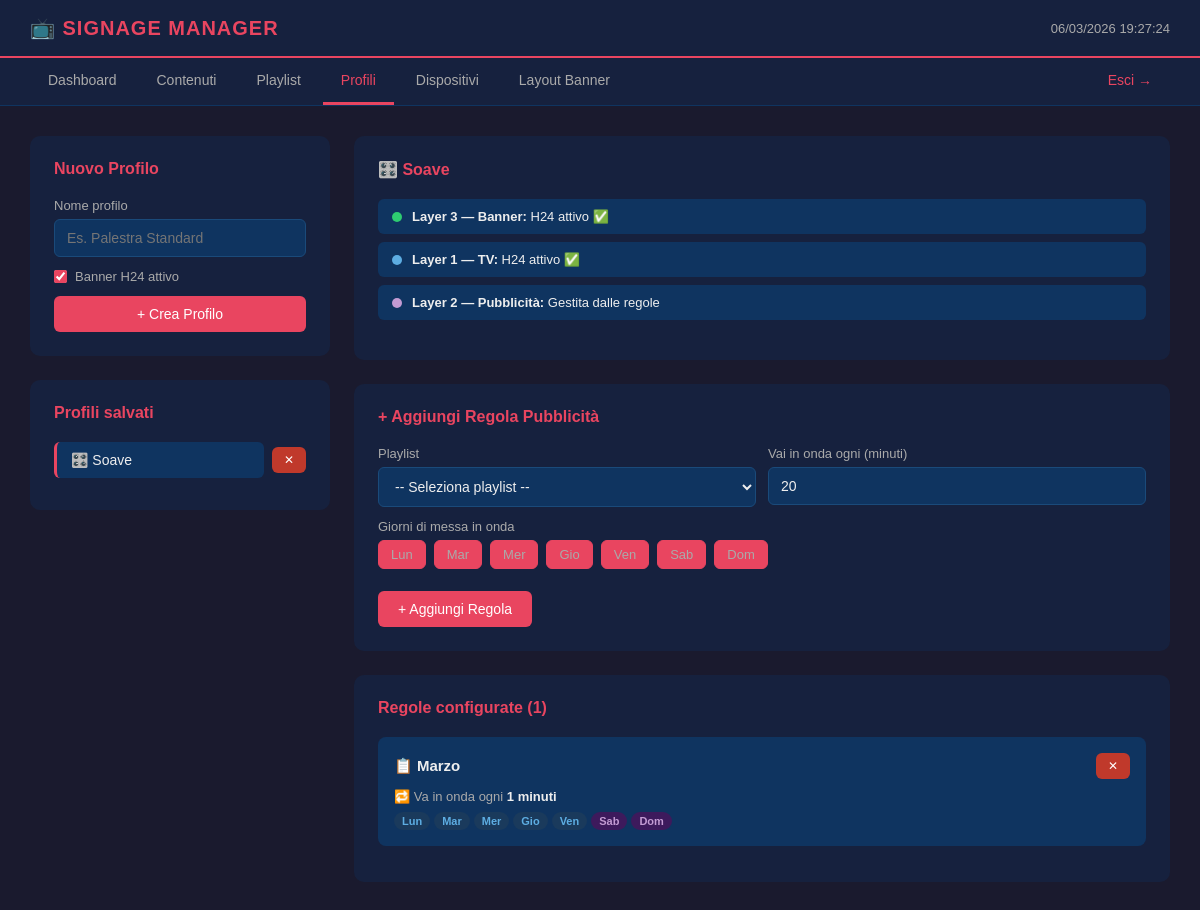
The app's page /profili.php?p=1 (signed in) with its own data.
### tables this page shows
CREATE TABLE profili (
    id INTEGER PRIMARY KEY AUTOINCREMENT,
    nome TEXT NOT NULL,
    banner_attivo INTEGER DEFAULT 1,
    creato_il DATETIME DEFAULT CURRENT_TIMESTAMP
);

CREATE TABLE profilo_regole (
    id INTEGER PRIMARY KEY AUTOINCREMENT,
    profilo_id INTEGER NOT NULL,
    playlist_id INTEGER NOT NULL,
    intervallo_minuti INTEGER DEFAULT 20,
    giorni TEXT DEFAULT '1,2,3,4,5,6,7',
    FOREIGN KEY(profilo_id) REFERENCES profili(id) ON DELETE CASCADE,
    FOREIGN KEY(playlist_id) REFERENCES playlist(id) ON DELETE CASCADE
);

CREATE TABLE playlist (
    id INTEGER PRIMARY KEY AUTOINCREMENT,
    nome TEXT NOT NULL,
    creato_il DATETIME DEFAULT CURRENT_TIMESTAMP
);

### profili.php (the view, shortened to what this page needs)
<?php
$db = getDB();
$profilo_attivo = isset($_GET['p']) ? intval($_GET['p']) : null;
$profili        = $db->query('SELECT * FROM profili ORDER BY creato_il DESC')->fetchAll(PDO::FETCH_ASSOC);
$regole = [];
if ($profilo_attivo) {
    $regole = $db->query("
        SELECT pr.*, p.nome as playlist_nome
        FROM profilo_regole pr
        JOIN playlist p ON p.id = pr.playlist_id
        WHERE pr.profilo_id = $profilo_attivo
        ORDER BY pr.id
    ")->fetchAll(PDO::FETCH_ASSOC);
}
$giorni_nomi = [1 => 'Lun', 2 => 'Mar', 3 => 'Mer', 4 => 'Gio', 5 => 'Ven', 6 => 'Sab', 7 => 'Dom'];
require_once 'includes/header.php';
?>
<div class="container" style="display:grid; grid-template-columns:300px 1fr; gap:24px;">
    <div>
        <div class="box">
            <h2>Nuovo Profilo</h2>
            <form method="POST">
                <label>Nome profilo</label>
                <input type="text" name="nome" placeholder="Es. Palestra Standard" required>
                <div style="display:flex; align-items:center; gap:8px; margin-bottom:12px;">
                    <input type="checkbox" name="banner_attivo" id="banner_attivo" checked
                           style="width:auto; margin:0; accent-color:#e94560;">
                    <label for="banner_attivo" style="margin:0;">Banner H24 attivo</label>
                </div>
                <button type="submit" class="btn btn-full">+ Crea Profilo</button>
            </form>
        </div>
        <div class="box">
            <h2>Profili salvati</h2>
            <?php if (empty($profili)): ?>
                <div class="vuoto">Nessun profilo ancora.</div>
            <?php else: ?>
                <?php foreach ($profili as $pr): ?>
                <div style="display:flex; gap:8px; margin-bottom:8px; align-items:center;">
                    <a href="/profili.php?p=<?php echo $pr['id']; ?>"
                       style="flex:1; display:flex; align-items:center; padding:10px 14px;
                              background:#0f3460; border-radius:6px; font-size:14px;
                              text-decoration:none; color:#eee;
                              border-left:3px solid <?php echo $profilo_attivo == $pr['id'] ? '#e94560' : 'transparent'; ?>;">
                        🎛️ <?php echo htmlspecialchars($pr['nome']); ?>
                    </a>
                    <a href="/profili.php?elimina_profilo=<?php echo $pr['id']; ?>"
                       class="btn btn-sm btn-danger"
                       onclick="return confirm('Eliminare questo profilo?')">✕</a>
                </div>
                <?php endforeach; ?>
            <?php endif; ?>
        </div>
    </div>
    <div>
        <?php if ($profilo_attivo):
            $pr_corrente = array_values(array_filter($profili, fn($p) => $p['id'] == $profilo_attivo))[0];
        ?>
        <div class="box">
            <h2>🎛️ <?php echo htmlspecialchars($pr_corrente['nome']); ?></h2>
            <div style="display:flex; flex-direction:column; gap:8px; margin-bottom:16px;">
                <div style="display:flex; align-items:center; gap:10px; padding:10px 14px;
                            background:#0f3460; border-radius:6px; font-size:13px;">
                    <div style="width:10px; height:10px; border-radius:50%; background:#2ecc71;"></div>
                    <span><strong>Layer 3 — Banner:</strong> <?php echo $pr_corrente['banner_attivo'] ? 'H24 attivo ✅' : 'Disattivato ❌'; ?></span>
                </div>
                <div style="display:flex; align-items:center; gap:10px; padding:10px 14px;
                            background:#0f3460; border-radius:6px; font-size:13px;">
                    <div style="width:10px; height:10px; border-radius:50%; background:#5dade2;"></div>
                    <span><strong>Layer 1 — TV:</strong> H24 attivo ✅</span>
                </div>
                <div style="display:flex; align-items:center; gap:10px; padding:10px 14px;
                            background:#0f3460; border-radius:6px; font-size:13px;">
                    <div style="width:10px; height:10px; border-radius:50%; background:#c39bd3;"></div>
                    <span><strong>Layer 2 — Pubblicità:</strong> Gestita dalle regole</span>
                </div>
            </div>
        </div>
        <div class="box">
            <h2>+ Aggiungi Regola Pubblicità</h2>
            <form method="POST" id="form-regola">
                <div style="display:grid; grid-template-columns:1fr 1fr; gap:12px;">
                    <div>
                        <label>Playlist</label>
                        <select name="playlist_id">
                            <option value="">-- Seleziona playlist --</option>
                        </select>
                    </div>
                    <div>
                        <label>Vai in onda ogni (minuti)</label>
                        <input type="number" name="intervallo_minuti" value="20" min="1" max="480">
                    </div>
                </div>
                <label>Giorni di messa in onda</label>
                <div style="display:flex; gap:8px; flex-wrap:wrap; margin-bottom:16px;">
                    <?php foreach ($giorni_nomi as $num => $nome): ?>
                    <div>
                        <label for="g<?php echo $num; ?>"
                               id="label-g<?php echo $num; ?>"
                               style="padding:6px 12px; background:#e94560; border:1px solid #e94560;
                                      border-radius:6px; font-size:13px; cursor:pointer;
                                      user-select:none; display:inline-block;">
                            <?php echo $nome; ?>
                        </label>
                    </div>
                    <?php endforeach; ?>
                </div>
                <button type="submit" class="btn">+ Aggiungi Regola</button>
            </form>
        </div>
        <div class="box">
            <h2>Regole configurate (<?php echo count($regole); ?>)</h2>
            <?php if (empty($regole)): ?>
                <div class="vuoto">Nessuna regola ancora. Aggiungine una!</div>
            <?php else: ?>
                <?php foreach ($regole as $r):
                    $giorni_attivi = explode(',', $r['giorni']);
                ?>
                <div style="background:#0f3460; border-radius:8px; padding:16px; margin-bottom:12px;">
                    <div style="display:flex; justify-content:space-between; align-items:center; margin-bottom:10px;">
                        <div style="font-size:15px; font-weight:bold;">📋 <?php echo htmlspecialchars($r['playlist_nome']); ?></div>
                        <a href="/profili.php?elimina_regola=<?php echo $r['id']; ?>&p=<?php echo $profilo_attivo; ?>"
                           class="btn btn-sm btn-danger"
                           onclick="return confirm('Eliminare questa regola?')">✕</a>
                    </div>
                    <div style="font-size:13px; color:#aaa; margin-bottom:8px;">
                        🔁 Va in onda ogni <strong style="color:#eee;"><?php echo $r['intervallo_minuti']; ?> minuti</strong>
                    </div>
                    <div style="display:flex; gap:4px; flex-wrap:wrap;">
                        <?php foreach ($giorni_nomi as $num => $nome): ?>
                            <?php if (in_array($num, $giorni_attivi)): ?>
                            <span style="padding:3px 8px; border-radius:20px; font-size:11px; font-weight:bold;
                                         background:<?php echo $num >= 6 ? '#3d1a5c' : '#1a3a5c'; ?>;
                                         color:<?php echo $num >= 6 ? '#c39bd3' : '#5dade2'; ?>;">
                                <?php echo $nome; ?>
                            </span>
                            <?php endif; ?>
                        <?php endforeach; ?>
                    </div>
                </div>
                <?php endforeach; ?>
            <?php endif; ?>
        </div>
        <?php else: ?>
        <div class="box">
            <div class="vuoto">👈 Seleziona un profilo per configurarlo</div>
        </div>
        <?php endif; ?>
    </div>
</div>
<?php require_once 'includes/footer.php'; ?>

### assets/css/main.css (style rules this page uses)
* { margin: 0; padding: 0; box-sizing: border-box; }
body { font-family: Arial, sans-serif; background: #1a1a2e; color: #eee; }
.container { padding: 30px; }
.box { background: #16213e; border-radius: 10px; padding: 24px; margin-bottom: 24px; }
.box h2 { font-size: 16px; color: #e94560; margin-bottom: 20px; }
label { font-size: 13px; color: #aaa; display: block; margin-bottom: 6px; }
input[type=text], input[type=number], input[type=time], select, textarea { width: 100%; padding: 10px 12px; background: #0f3460; border: 1px solid #1a4a7a; border-radius: 6px; color: #eee; font-size: 14px; margin-bottom: 12px; }
.btn { display: inline-block; padding: 10px 20px; background: #e94560; color: white; border-radius: 6px; font-size: 14px; border: none; cursor: pointer; text-decoration: none; }
.btn-sm { padding: 6px 12px; font-size: 12px; }
.btn-danger { background: #c0392b; }
.btn-full { width: 100%; text-align: center; }

### records on screen
profili: nome "Soave"
profilo_regole: playlist.nome "Marzo", intervallo_minuti "1", nome "Lun", nome "Mar", nome "Mer", nome "Gio", nome "Ven", nome "Sab", nome "Dom"

### other values on screen
$nome "Lun"
$nome "Mar"
$nome "Mer"
$nome "Gio"
$nome "Ven"
$nome "Sab"
$nome "Dom"
count($regole) "1"
